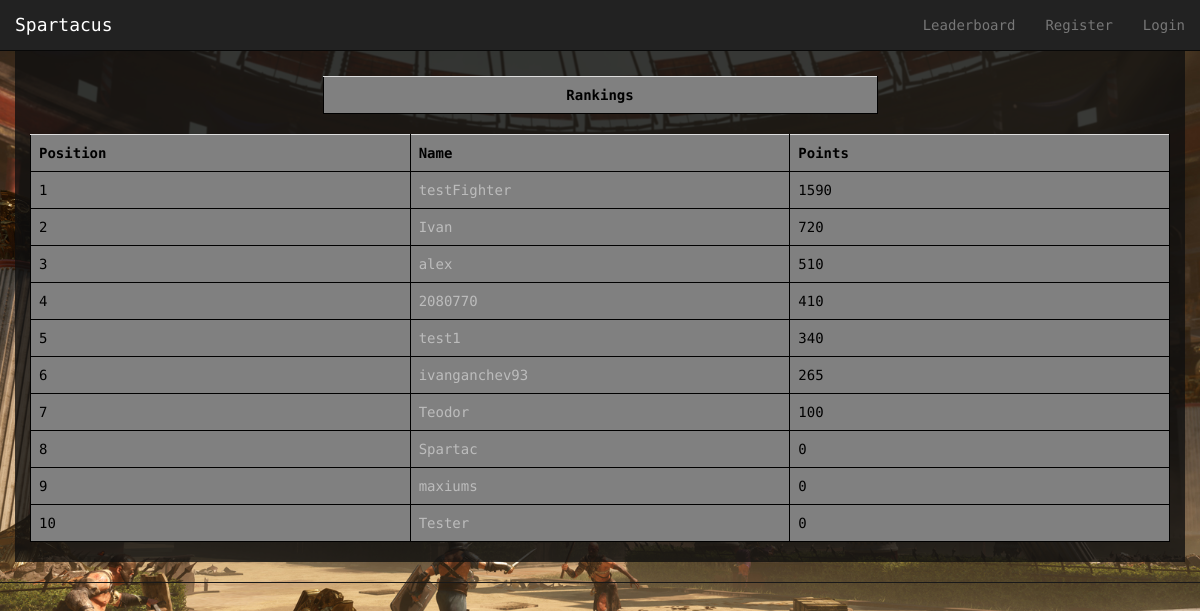
The app's page /Spartacus/leaderboard/, older data.
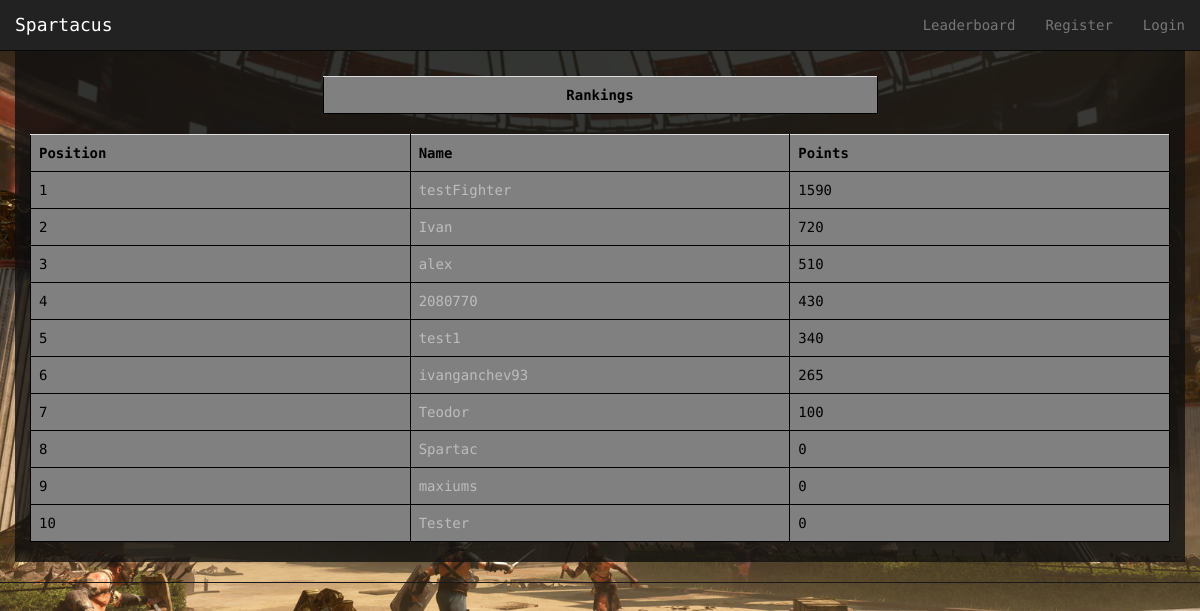
The same page, newer data.
### Spartacus/models.py (models this page shows, shortened)
class Avatar(models.Model):
    user = models.OneToOneField(User)
    picture = models.ImageField(upload_to='profile_images', blank=True)
    cash = models.IntegerField(default = 1000)
    attack = models.IntegerField(default= 10)
    deffence = models.IntegerField(default= 10)
    strength = models.IntegerField(default= 10)
    agility = models.IntegerField(default= 10)
    intelligence = models.IntegerField(default = 10)
    victories = models.IntegerField(default = 0)
    points = models.IntegerField(default = 0) # for ranking...every time a gladiator fights get some amount of points

### Spartacus/views.py (the view)
def leaderboard(request):
    context_dict = {}
    try:
        avatars = Avatar.objects.order_by('-points')[:20]
        context_dict['avatars'] = avatars
    except:
        print "Query fail leaderboard"
    return render(request, 'Spartacus/leaderboard.html', context_dict)

### templates/Spartacus/leaderboard.html (shortened to what this page needs)
{% extends 'Spartacus/base.html' %}
{% load staticfiles %}
{% block body_block %}
<div class="container">
	<div class="row" id="split">
	</div>
	<div class="row">
		<div class="col-xs-12">
			<div class="row">
				<div class="col-xs-6 col-xs-offset-3">
					<table class="table">
						<th style="text-align: center">Rankings</th>
					</table>
				</div>
			</div>
			<table class="table">
				<th>Position</th>
				<th>Name</th>
				<th>Points</th>
				{% for avatar in avatars %}
					<tr id="rank">
					<td></td>
					<td><a href="{% url 'avatar_view' avatar.user.username %}">{{ avatar.user.username}} </a></td>
					<td>{{avatar.points}}</td>
					</tr>
				{% endfor %}
			</table>
		</div>
	</div>
</div>
{% endblock %}

Row changes from the older to the newer data that the page shows:
changed Avatar (number 4 of 10 on the later page): points "410" → "430"
